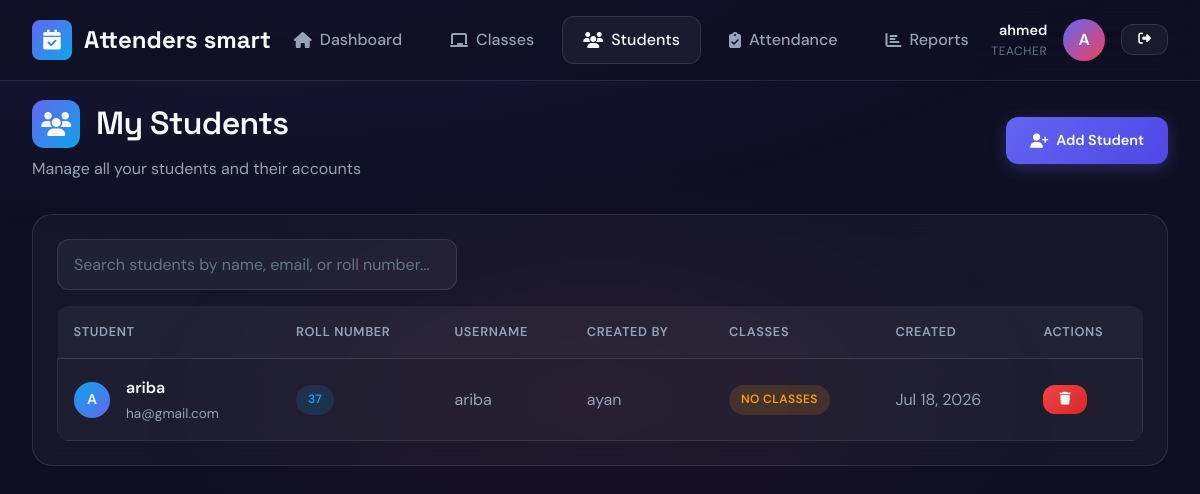
/teacher/students (signed in), run on the app's committed database.
### app.py (models this page shows)
class Student(db.Model):
    id = db.Column(db.Integer, primary_key=True)
    username = db.Column(db.String(80), unique=True, nullable=False)
    password_hash = db.Column(db.String(200), nullable=False)
    name = db.Column(db.String(100), nullable=False)
    email = db.Column(db.String(120), unique=True, nullable=False)
    roll_number = db.Column(db.String(20), unique=True, nullable=False)
    teacher_id = db.Column(db.Integer, db.ForeignKey('teacher.id'), nullable=False)
    created_at = db.Column(db.DateTime, default=datetime.utcnow)
    attendance_records = db.relationship('Attendance', backref='student', lazy=True)

class Teacher(db.Model):
    id = db.Column(db.Integer, primary_key=True)
    username = db.Column(db.String(80), unique=True, nullable=False)
    password_hash = db.Column(db.String(200), nullable=False)
    name = db.Column(db.String(100), nullable=False)
    email = db.Column(db.String(120), unique=True, nullable=False)
    created_at = db.Column(db.DateTime, default=datetime.utcnow)
    classes = db.relationship('Class', backref='teacher', lazy=True)
    students = db.relationship('Student', backref='created_by', lazy=True)

### app.py (the view)
@app.route('/teacher/students')
@teacher_required
def teacher_students():
    students = Student.query.all()
    return render_template('teacher/students.html', students=students)

### app.py (called while the page is built)
def teacher_required(f):
    @wraps(f)
    def decorated_function(*args, **kwargs):
        if 'user_id' not in session or session.get('user_type') != 'teacher':
            flash('Please login as a teacher to access this page.', 'error')
            return redirect(url_for('login'))
        return f(*args, **kwargs)
    return decorated_function

### templates/teacher/students.html (shortened to what this page needs)
{% extends "base.html" %}
{% block content %}
<div class="page-header flex justify-between items-center">
    <div>
        <h1 class="page-title">
            <div class="icon">
                <i class="fas fa-users"></i>
            </div>
            My Students
        </h1>
        <p class="page-subtitle">Manage all your students and their accounts</p>
    </div>
    <a href="{{ url_for('create_student') }}" class="btn btn-primary">
        <i class="fas fa-user-plus"></i>
        Add Student
    </a>
</div>
{% if students %}
<div class="card">
    <div class="mb-2">
        <input type="text" class="form-control" placeholder="Search students by name, email, or roll number..."
               onkeyup="filterStudents(this.value)" style="max-width: 400px;">
    </div>
    <div class="table-wrapper">
        <table class="table">
            <thead>
                <tr>
                    <th>Student</th>
                    <th>Roll Number</th>
                    <th>Username</th>
                    <th>Created By</th>
                    <th>Classes</th>
                    <th>Created</th>
                    <th>Actions</th>
                </tr>
            </thead>
            <tbody>
                {% for student in students %}
                <tr class="student-row" style="display: table-row;">
                    <td>
                        <div class="flex items-center gap-2">
                            <div class="student-avatar" style="width: 36px; height: 36px; font-size: 0.9rem;">
                                {{ student.name[0] | upper }}
                            </div>
                            <div>
                                <div class="student-name">{{ student.name }}</div>
                                <div class="student-details">{{ student.email }}</div>
                            </div>
                        </div>
                    </td>
                    <td><span class="badge badge-info">{{ student.roll_number }}</span></td>
                    <td style="color: var(--text-secondary);">{{ student.username }}</td>
                    <td style="color: var(--text-secondary);">{{ student.created_by.name }}</td>
                    <td>
                        {% if student.classes %}
                        <span class="badge badge-primary">{{ student.classes | length }} classes</span>
                        {% else %}
                        <span class="badge badge-warning">No classes</span>
                        {% endif %}
                    </td>
                    <td style="color: var(--text-secondary);">{{ student.created_at.strftime('%b %d, %Y') }}</td>
                    <td>
                        <form method="POST" action="{{ url_for('delete_student', student_id=student.id) }}" style="display: inline;">
                            <button type="submit" class="btn btn-danger btn-sm"
                                    data-confirm="Delete {{ student.name }}? This will also delete all their attendance records.">
                                <i class="fas fa-trash"></i>
                            </button>
                        </form>
                    </td>
                </tr>
                {% endfor %}
            </tbody>
        </table>
    </div>
</div>
{% endif %}
{% endblock %}

### templates/base.html (shortened to what this page needs)
<!DOCTYPE html>
<html lang="en">
<head>
    <link rel="stylesheet" href="{{ url_for('static', filename='css/style.css') }}">
    <link rel="stylesheet" href="https://cdnjs.cloudflare.com/ajax/libs/font-awesome/6.4.0/css/all.min.css">
</head>
<body>
    {% if session.user_id %}
    <nav class="navbar">
        <a href="/" class="navbar-brand">
            <div class="icon">
                <i class="fas fa-calendar-check"></i>
            </div>
            Attenders smart
        </a>
        <div class="navbar-nav">
            {% if session.user_type == 'teacher' %}
            <a href="{{ url_for('teacher_dashboard') }}" class="nav-link {% if request.endpoint == 'teacher_dashboard' %}active{% endif %}">
                <i class="fas fa-home"></i>
                Dashboard
            </a>
            <a href="{{ url_for('teacher_classes') }}" class="nav-link {% if 'class' in request.endpoint %}active{% endif %}">
                <i class="fas fa-chalkboard"></i>
                Classes
            </a>
            <a href="{{ url_for('teacher_students') }}" class="nav-link {% if 'student' in request.endpoint and 'student_' not in request.endpoint %}active{% endif %}">
                <i class="fas fa-users"></i>
                Students
            </a>
            <a href="{{ url_for('teacher_attendance') }}" class="nav-link {% if 'attendance' in request.endpoint and request.endpoint != 'student_attendance' %}active{% endif %}">
                <i class="fas fa-clipboard-check"></i>
                Attendance
            </a>
            <a href="{{ url_for('teacher_reports') }}" class="nav-link {% if 'report' in request.endpoint %}active{% endif %}">
                <i class="fas fa-chart-bar"></i>
                Reports
            </a>
            {% endif %}
        </div>
        <div class="navbar-user">
            <div class="user-info">
                <div class="user-name">{{ session.user_name }}</div>
                <div class="user-role">{{ session.user_type }}</div>
            </div>
            <div class="user-avatar">
                {{ session.user_name[0] | upper }}
            </div>
            <a href="{{ url_for('logout') }}" class="btn btn-secondary btn-sm" title="Logout">
                <i class="fas fa-sign-out-alt"></i>
            </a>
        </div>
    </nav>
    {% endif %}
    <main class="main-content {% if not session.user_id %}no-nav{% endif %}">
        <div class="container">
            {% block content %}{% endblock %}
        </div>
    </main>
</body>
</html>

### data on the page
Student: name "A", name "ariba", email "ha@gmail.com", roll_number "37", username "ariba", created_by.name "ayan", created_at "Jul 18, 2026"

### other printed values
{{ session.user_name }} "ahmed"
{{ session.user_type }} "TEACHER"
{{ session.user_name[0] | upper }} "A"
